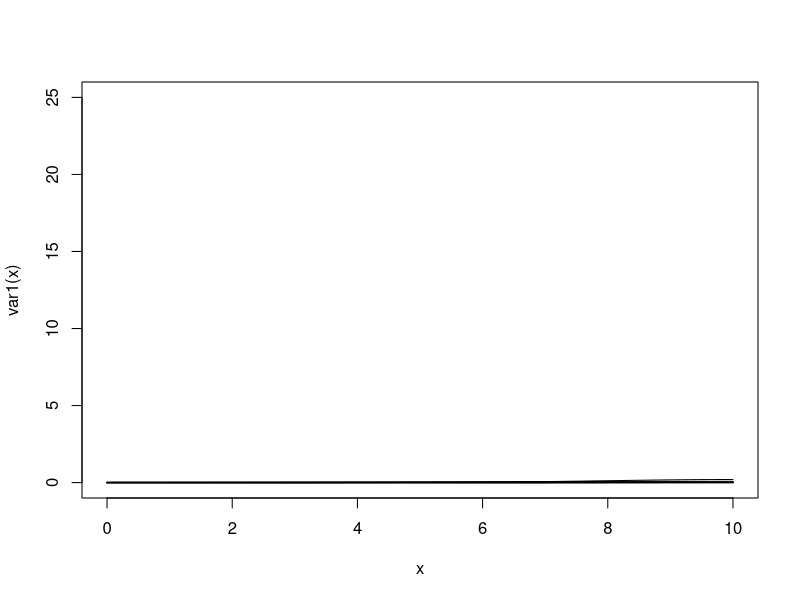

Reproduce this figure in R.
weibpdf=function(t,alpha,beta){
	(beta/t)*(t/alpha)^beta*exp(-(t/alpha)^beta)
	}


### maximize parameters with derivatives?

var1=function(x){
	dnorm(x,10,2)
	}

var2=function(y){
	dnorm(y,10,5)
	}

# We want to find the values of x and y that will make var1*var2 the highest
curve(var1(x),from=0,to=10,ylim=c(0,25))
curve(var2(x),from=0,to=10,add=T)
curve(var1(x)*var2(x),from=0,to=10,add=T,lwd=2)


limx=c(4,16)
limy=c(-5,25)
acc=0.1	#accuracy
ranx=seq(limx[1],limx[2],acc)
rany=seq(limy[1],limy[2],acc)
maxfunc=function(x,y){
	var1(x)*var2(y)
	}
out=matrix(NA,length(ranx),length(rany))

x1=rnorm(1,5,3)

maximize=function(func){
	

	}






